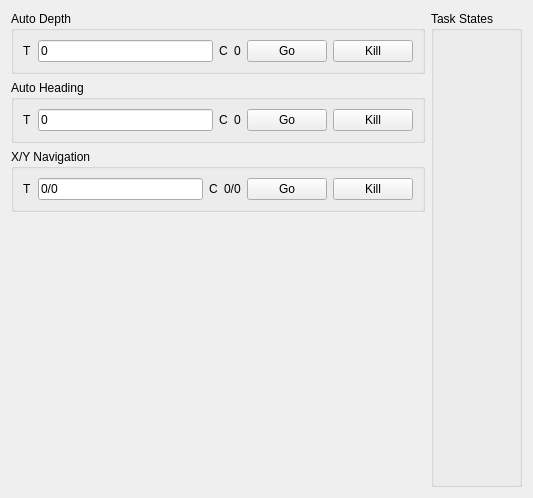
<?xml version="1.0" encoding="UTF-8"?>
<ui version="4.0">
 <class>SimpleControlUI</class>
 <widget class="QWidget" name="SimpleControlUI">
  <property name="geometry">
   <rect>
    <x>0</x>
    <y>0</y>
    <width>533</width>
    <height>498</height>
   </rect>
  </property>
  <property name="windowTitle">
   <string>Form</string>
  </property>
  <layout class="QGridLayout" name="gridLayout">
   <item row="0" column="0">
    <widget class="QGroupBox" name="constant_z_group">
     <property name="title">
      <string>Auto Depth</string>
     </property>
     <layout class="QHBoxLayout" name="constant_z_layout">
      <item>
       <widget class="QLabel" name="label">
        <property name="text">
         <string>T</string>
        </property>
       </widget>
      </item>
      <item>
       <widget class="QLineEdit" name="constant_z_target">
        <property name="text">
         <string>0</string>
        </property>
       </widget>
      </item>
      <item>
       <widget class="QLabel" name="label_2">
        <property name="text">
         <string>C</string>
        </property>
       </widget>
      </item>
      <item>
       <widget class="QLabel" name="constant_z_current">
        <property name="text">
         <string>0</string>
        </property>
       </widget>
      </item>
      <item>
       <widget class="QPushButton" name="constant_z_go">
        <property name="text">
         <string>Go</string>
        </property>
       </widget>
      </item>
      <item>
       <widget class="QPushButton" name="constant_z_kill">
        <property name="text">
         <string>Kill</string>
        </property>
       </widget>
      </item>
     </layout>
    </widget>
   </item>
   <item row="0" column="1" rowspan="4">
    <widget class="QGroupBox" name="tasks_group">
     <property name="title">
      <string>Task States</string>
     </property>
    </widget>
   </item>
   <item row="1" column="0">
    <widget class="QGroupBox" name="constant_yaw_group">
     <property name="title">
      <string>Auto Heading</string>
     </property>
     <layout class="QHBoxLayout" name="constant_yaw_layout">
      <item>
       <widget class="QLabel" name="label_4">
        <property name="text">
         <string>T</string>
        </property>
       </widget>
      </item>
      <item>
       <widget class="QLineEdit" name="constant_yaw_target">
        <property name="sizePolicy">
         <sizepolicy hsizetype="Expanding" vsizetype="Fixed">
          <horstretch>0</horstretch>
          <verstretch>0</verstretch>
         </sizepolicy>
        </property>
        <property name="text">
         <string>0</string>
        </property>
       </widget>
      </item>
      <item>
       <widget class="QLabel" name="label_3">
        <property name="text">
         <string>C</string>
        </property>
       </widget>
      </item>
      <item>
       <widget class="QLabel" name="constant_yaw_current">
        <property name="text">
         <string>0</string>
        </property>
       </widget>
      </item>
      <item>
       <widget class="QPushButton" name="constant_yaw_go">
        <property name="text">
         <string>Go</string>
        </property>
       </widget>
      </item>
      <item>
       <widget class="QPushButton" name="constant_yaw_kill">
        <property name="text">
         <string>Kill</string>
        </property>
       </widget>
      </item>
     </layout>
    </widget>
   </item>
   <item row="2" column="0">
    <widget class="QGroupBox" name="goto_xy_group">
     <property name="title">
      <string>X/Y Navigation</string>
     </property>
     <layout class="QHBoxLayout" name="goto_xy_layout">
      <item>
       <widget class="QLabel" name="label_5">
        <property name="text">
         <string>T</string>
        </property>
       </widget>
      </item>
      <item>
       <widget class="QLineEdit" name="goto_xy_target">
        <property name="text">
         <string>0/0</string>
        </property>
       </widget>
      </item>
      <item>
       <widget class="QLabel" name="label_6">
        <property name="text">
         <string>C</string>
        </property>
       </widget>
      </item>
      <item>
       <widget class="QLabel" name="goto_xy_current">
        <property name="text">
         <string>0/0</string>
        </property>
       </widget>
      </item>
      <item>
       <widget class="QPushButton" name="goto_xy_go">
        <property name="text">
         <string>Go</string>
        </property>
       </widget>
      </item>
      <item>
       <widget class="QPushButton" name="goto_xy_kill">
        <property name="text">
         <string>Kill</string>
        </property>
       </widget>
      </item>
     </layout>
    </widget>
   </item>
   <item row="3" column="0">
    <widget class="OrientationView" name="orientation">
     <property name="sizePolicy">
      <sizepolicy hsizetype="MinimumExpanding" vsizetype="MinimumExpanding">
       <horstretch>0</horstretch>
       <verstretch>0</verstretch>
      </sizepolicy>
     </property>
     <property name="toolTip">
      <string>OrientationView</string>
     </property>
     <property name="whatsThis">
      <string/>
     </property>
    </widget>
   </item>
  </layout>
 </widget>
 <customwidgets>
  <customwidget>
   <class>MultiWidget</class>
   <extends>QWidget</extends>
   <header>multi_view/MultiWidget.h</header>
   <container>1</container>
  </customwidget>
  <customwidget>
   <class>OrientationView</class>
   <extends>MultiWidget</extends>
   <header>rock_widget_collection/orientation.h</header>
   <container>1</container>
  </customwidget>
 </customwidgets>
 <resources/>
 <connections/>
</ui>
